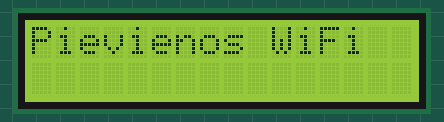
Simulated run of this sketch. Board: ESP32. Parts: 16×2 character LCD. WiFi joins after 1.5 s; servers stay silent unless stated; the local clock reads 2024-03-15 10:24:30 at power-on unless the sketch sets it.

Above: at 0.1 s.
At 1.6 s:
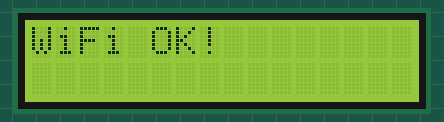
At 2.7 s:
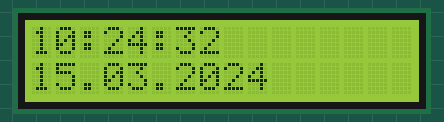
At 10.8 s:
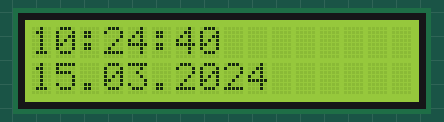
At 20.0 s:
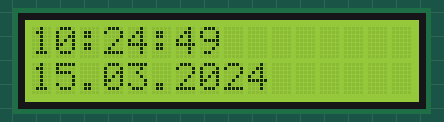
At 38.4 s:
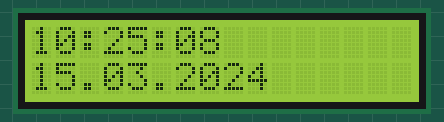

The sketch:

sketch.ino
```cpp
// Pievienojam vajadzīgās bibliotēkas - tās mums palīdz strādāt ar WiFi un LCD ekrānu
#include <WiFi.h>
#include <Wire.h>
#include <LiquidCrystal_I2C.h>

// Izveidojam LCD ekrāna objektu - tas kontrolēs mūsu ekrānu
// 0x27 - ekrāna adrese, 16 - kolonnu skaits, 2 - rindu skaits
LiquidCrystal_I2C LCD(0x27, 16, 2);

// WiFi tīkla iestatījumi
const char* wifi_nosaukums = "Wokwi-GUEST";  // Tīkla nosaukums
const char* wifi_parole = "";                // Tīkla parole

// Laika iestatījumi - izmantojam Latvijas laiku (UTC+2)
#define LAIKA_ZONA 7200  // Latvijas laiks sekundēs (2 stundas * 3600)

// Programmas sākums - šī daļa izpildās tikai vienu reizi
void setup() {
  // Ieslēdzam LCD ekrānu
  LCD.init();
  LCD.backlight();

  // Parādam ziņojumu, ka mēģinām pieslēgties internetam
  LCD.setCursor(0, 0);
  LCD.print("Pievienos WiFi");

  // Pieslēdzamies WiFi tīklam
  WiFi.begin(wifi_nosaukums, wifi_parole);

  // Gaidām, kamēr pieslēgsies internetam
  while (WiFi.status() != WL_CONNECTED) {
    delay(500);
    LCD.print(".");
  }

  // Kad pieslēdzāmies, parādam to ekrānā
  LCD.clear();
  LCD.print("WiFi OK!");
  delay(1000);

  // Iestatām pareizo laiku
  configTime(LAIKA_ZONA, 0, "pool.ntp.org");
}

// Funkcija laika parādīšanai - šī funkcija rāda laiku ekrānā
void raditLaiku() {
  struct tm laiks;

  // Mēģinām iegūt laiku
  if (!getLocalTime(&laiks)) {
    LCD.setCursor(0, 0);
    LCD.print("Kluda!");
    return;
  }

  // Notīram ekrānu
  LCD.clear();

  // Parādam pulksteni
  LCD.setCursor(0, 0);
  LCD.printf("%02d:%02d:%02d",
    laiks.tm_hour,    // Stundas
    laiks.tm_min,     // Minūtes
    laiks.tm_sec      // Sekundes
  );

  // Parādam datumu
  LCD.setCursor(0, 1);
  LCD.printf("%02d.%02d.%04d",
    laiks.tm_mday,          // Diena
    laiks.tm_mon + 1,       // Mēnesis (+1, jo sākas no 0)
    laiks.tm_year + 1900    // Gads (+1900, jo sākas no 1900)
  );
}

// Programmas galvenā cilpa - šī daļa atkārtojas bezgalīgi
void loop() {
  raditLaiku();  // Parādam laiku
  delay(1000);   // Pagaidām 1 sekundi
}
```

Measured:
- what the display in image 1 shows lasts 1.0 s, from 1.6 s to 2.6 s
